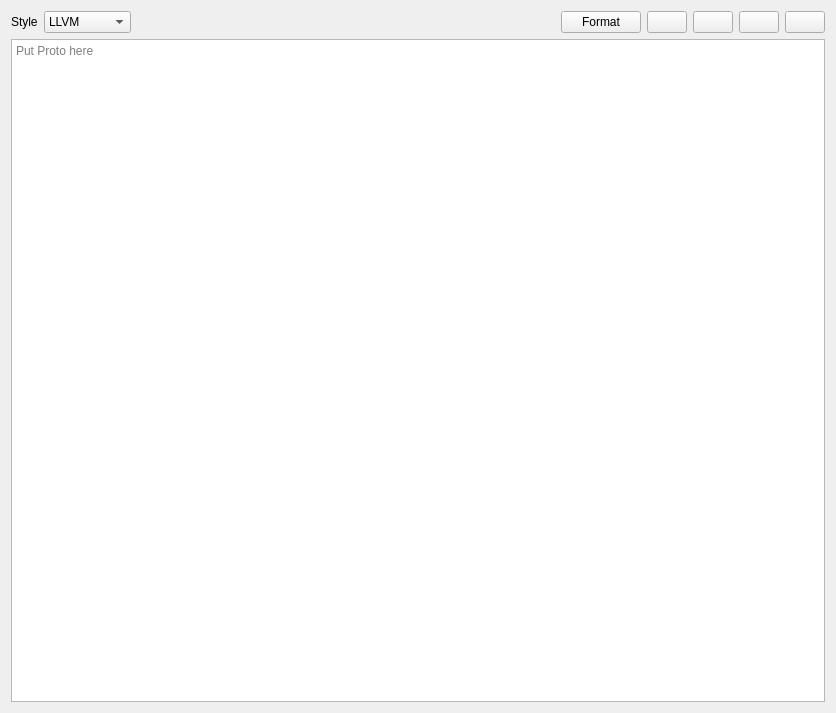
<?xml version="1.0" encoding="UTF-8"?>
<ui version="4.0">
 <class>ProtoFormatterWidget</class>
 <widget class="QWidget" name="ProtoFormatterWidget">
  <property name="geometry">
   <rect>
    <x>0</x>
    <y>0</y>
    <width>836</width>
    <height>713</height>
   </rect>
  </property>
  <property name="windowTitle">
   <string>Form</string>
  </property>
  <property name="locale">
   <locale language="English" country="UnitedStates"/>
  </property>
  <layout class="QVBoxLayout" name="verticalLayout">
   <item>
    <layout class="QHBoxLayout" name="horizontalLayout">
     <item>
      <widget class="QLabel" name="label">
       <property name="locale">
        <locale language="English" country="UnitedStates"/>
       </property>
       <property name="text">
        <string>Style</string>
       </property>
      </widget>
     </item>
     <item>
      <widget class="QComboBox" name="styleComboBox">
       <item>
        <property name="text">
         <string>LLVM</string>
        </property>
       </item>
       <item>
        <property name="text">
         <string>GNU</string>
        </property>
       </item>
       <item>
        <property name="text">
         <string>Google</string>
        </property>
       </item>
       <item>
        <property name="text">
         <string>Chromium</string>
        </property>
       </item>
       <item>
        <property name="text">
         <string>Microsoft</string>
        </property>
       </item>
       <item>
        <property name="text">
         <string>Mozilla</string>
        </property>
       </item>
       <item>
        <property name="text">
         <string>WebKit</string>
        </property>
       </item>
       <item>
        <property name="text">
         <string>File</string>
        </property>
       </item>
      </widget>
     </item>
     <item>
      <spacer name="horizontalSpacer">
       <property name="orientation">
        <enum>Qt::Orientation::Horizontal</enum>
       </property>
       <property name="sizeHint" stdset="0">
        <size>
         <width>40</width>
         <height>20</height>
        </size>
       </property>
      </spacer>
     </item>
     <item>
      <widget class="QPushButton" name="formatButton">
       <property name="text">
        <string>Format</string>
       </property>
      </widget>
     </item>
     <item>
      <widget class="QPushButton" name="openButton">
       <property name="toolTip">
        <string>Open</string>
       </property>
       <property name="text">
        <string/>
       </property>
       <property name="icon">
        <iconset theme="QIcon::ThemeIcon::DocumentOpen"/>
       </property>
      </widget>
     </item>
     <item>
      <widget class="QPushButton" name="copyButton">
       <property name="toolTip">
        <string>Copy</string>
       </property>
       <property name="text">
        <string/>
       </property>
       <property name="icon">
        <iconset theme="QIcon::ThemeIcon::EditCopy"/>
       </property>
      </widget>
     </item>
     <item>
      <widget class="QPushButton" name="pasteButton">
       <property name="toolTip">
        <string>Paste</string>
       </property>
       <property name="text">
        <string/>
       </property>
       <property name="icon">
        <iconset theme="QIcon::ThemeIcon::EditPaste"/>
       </property>
      </widget>
     </item>
     <item>
      <widget class="QPushButton" name="clearButton">
       <property name="toolTip">
        <string>Clear</string>
       </property>
       <property name="text">
        <string/>
       </property>
       <property name="icon">
        <iconset theme="QIcon::ThemeIcon::EditClear"/>
       </property>
      </widget>
     </item>
    </layout>
   </item>
   <item>
    <widget class="CodeEditor" name="codeEditor">
     <property name="placeholderText">
      <string>Put Proto here</string>
     </property>
    </widget>
   </item>
  </layout>
 </widget>
 <customwidgets>
  <customwidget>
   <class>CodeEditor</class>
   <extends>QPlainTextEdit</extends>
   <header>editor/codeeditor.h</header>
  </customwidget>
 </customwidgets>
 <resources/>
 <connections/>
</ui>
